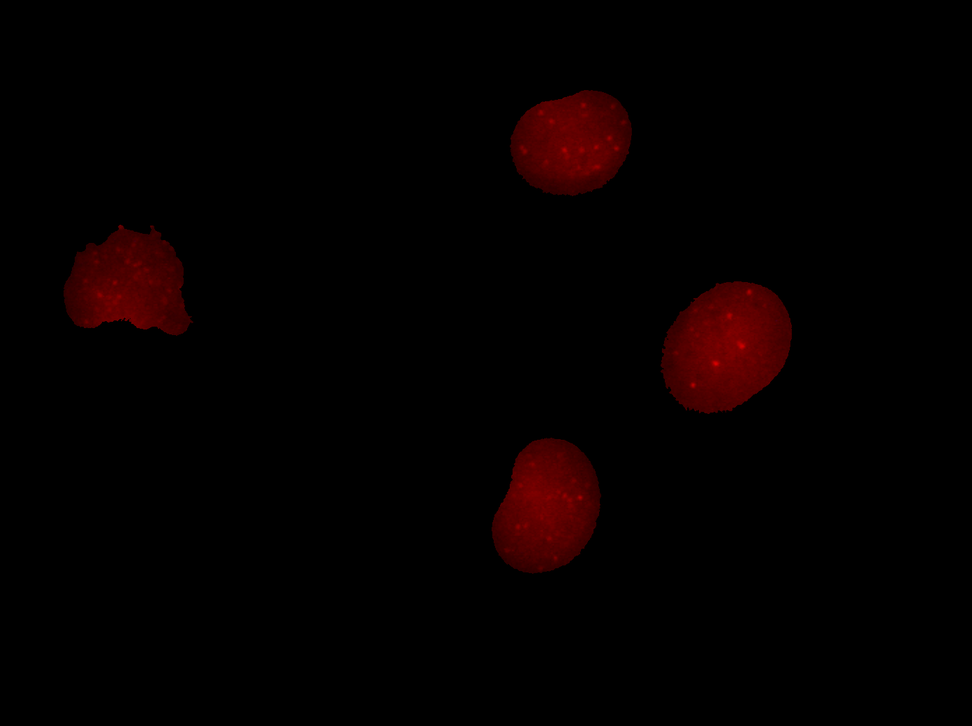
#> input picture output/masks/Li_masked.png, 972 x 726 px, shrunk from 1392 x 1040 before the run
$ jupyter execute --allow-errors foci_detection.ipynb
#> lines starting #> are read from the running program, lines starting #| are printed output that depends on the picture; after the words box and inside, x2 and y2 are one past the last pixel; in counts of white or black regions, pixels touching at a corner belong together
[cell 1]
import numpy as np
import matplotlib.pyplot as plt
import pd
from PIL import Image

img_path = "output/masks/Li_masked.png"
img = Image.open(img_path).convert("RGB") #Force image into 3 channels (should already be the case)
#> img is the input picture: PIL image 972x726 RGB; mean R, G, B 5, 0, 0
img_np = np.array(img)

# Color image
plt.figure(figsize=(6,6))
plt.imshow(img_np)
plt.title("Original Red")
plt.axis('off')

mode = img.mode
print(mode)
#| RGB

# Convert to grayscale
gray = np.array(img.convert("L"))

# Plot true gray and red channel extraction side by side
plt.figure(figsize=(12,6))

#This creates an image that reflects how much red is in the
#original image (may look gray, but represents pure red data).
red_channel = img_np[:, :, 0] # is the numerical intensity map of the red channel

plt.subplot(1,2,1)
plt.imshow(red_channel, cmap='gray')
plt.title("Red Channel Extraction")
plt.axis('off')

# Grayscale image
plt.subplot(1,2,2)
plt.imshow(gray, cmap='gray')
plt.title("Grayscale")
plt.axis('off')

plt.show()
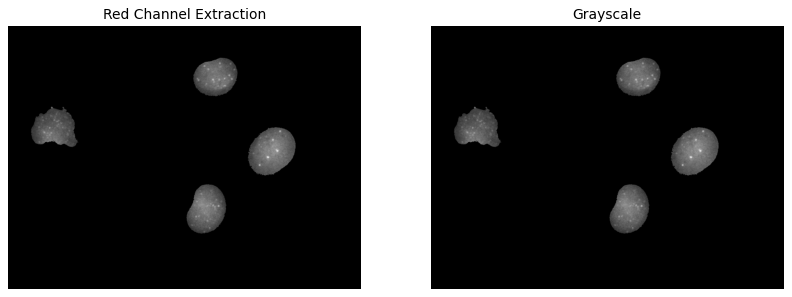
#> figure drawn by matplotlib, 2 panels

On top is the original image and in the second row we see the red channel extraction in comparison to the grayscale.
The next step is to compare the intensities of the images. Later we will run the foci detection algorithm on both versions to see if the varying intensities has influence on the detection accuracy.

[cell 2]
import matplotlib.pyplot as plt

red_nonzero = red_channel[red_channel > 0]
gray_nonzero = gray[gray > 0]

#Plotting the normalized intensity histogram
plt.figure(figsize=(12, 6))

plt.subplot(1, 2, 1)
#density=True to normalize the Y-axis
plt.hist(red_nonzero, bins=256, color='grey', density=True)
plt.title("Red Channel Probability Distribution (non-zero pixels)")
plt.xlabel("Red Intensity")
plt.ylabel("Probability Density")
plt.xlim(0, 255)

plt.subplot(1, 2, 2)
plt.hist(gray_nonzero, bins=256, color='gray', density=True)
plt.title("Grayscale Probability Distribution (non-zero pixels only)")
plt.xlabel("Pixel Intensity")
plt.ylabel("Probability Density")
plt.xlim(0, 255)

plt.tight_layout()
plt.show()
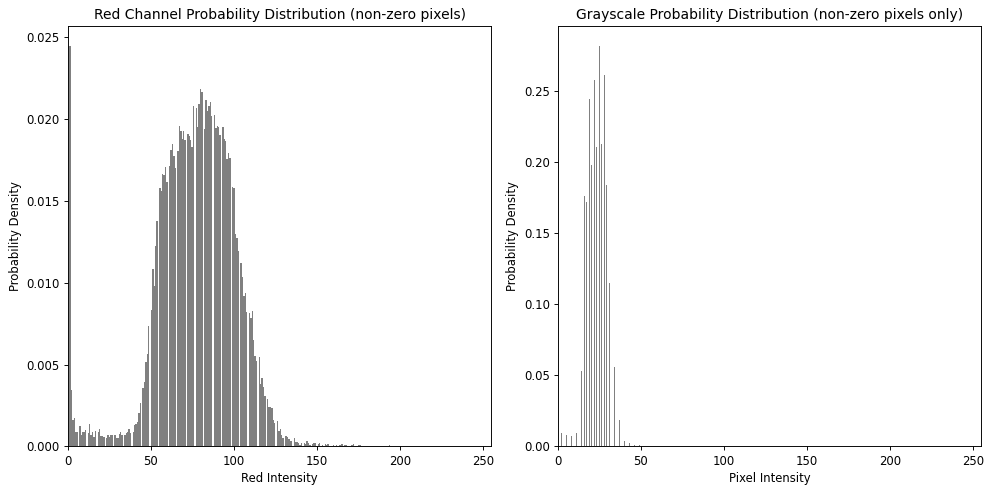
#> figure drawn by matplotlib, 2 panels; panel 1: tallest bar 0.0244 high, from x = 1 to 1.84; panel 2: tallest bar 0.281 high, from x = 25 to 25.25

The difference in the Y-axis labels reflects the different data sources and data processing that created the two histograms:
__Red Channel Extraction Intensity (plt.hist(red_nonzero, ...)):__
- This histogram is plotting the raw numerical values extracted directly from one specific color channel (Red).
The values represent the intensity of the Red light only, often referred to simply as Red Intensity.

__Grayscale Pixel Intensity (plt.hist(gray_nonzero, ...)):__
- The data for this histogram was created by calling img.convert("L"). This is a process that mathematically combines the Red, Green, and Blue channels to determine the overall perceived brightness or Luminance of each pixel.

## Count Cells in Image and annotate

[cell 3]
import cv2
from skimage import io, measure


intensity_image = red_channel
#intensity_image = gray


'''if image.ndim == 3:
    intensity_image = image[:, :, 0] # Red channel
else:
    intensity_image = image'''

# 2. Find Cells (Segmentation)
cell_mask = intensity_image > 0
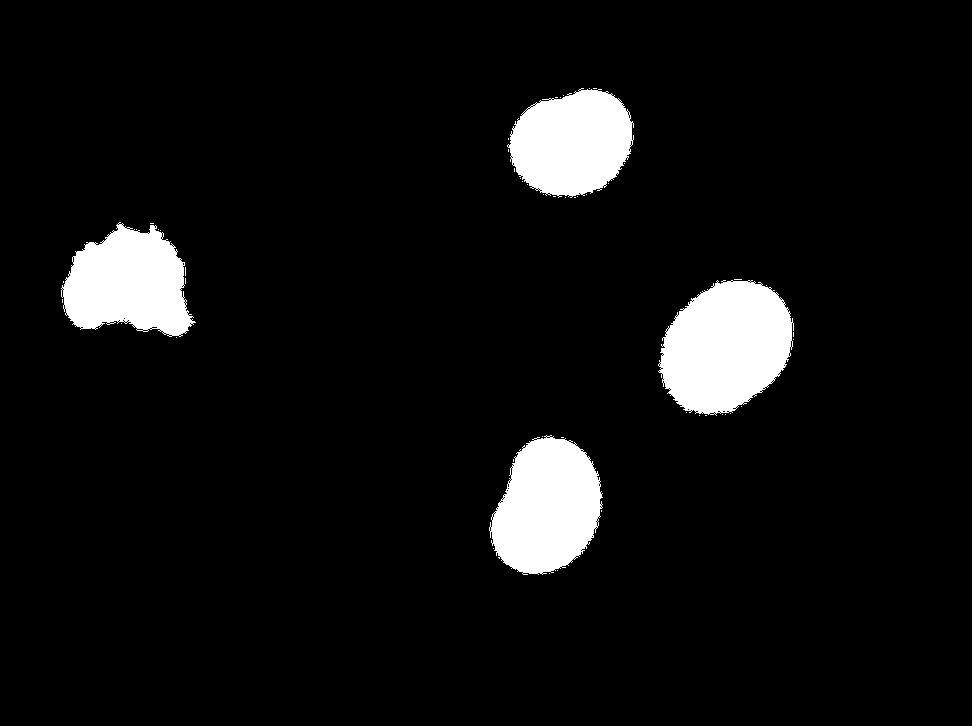
#> cell_mask: shape (726, 972) bool; 6.5% white; 51 white regions (47 under 20 px)
labeled_cells = measure.label(cell_mask)
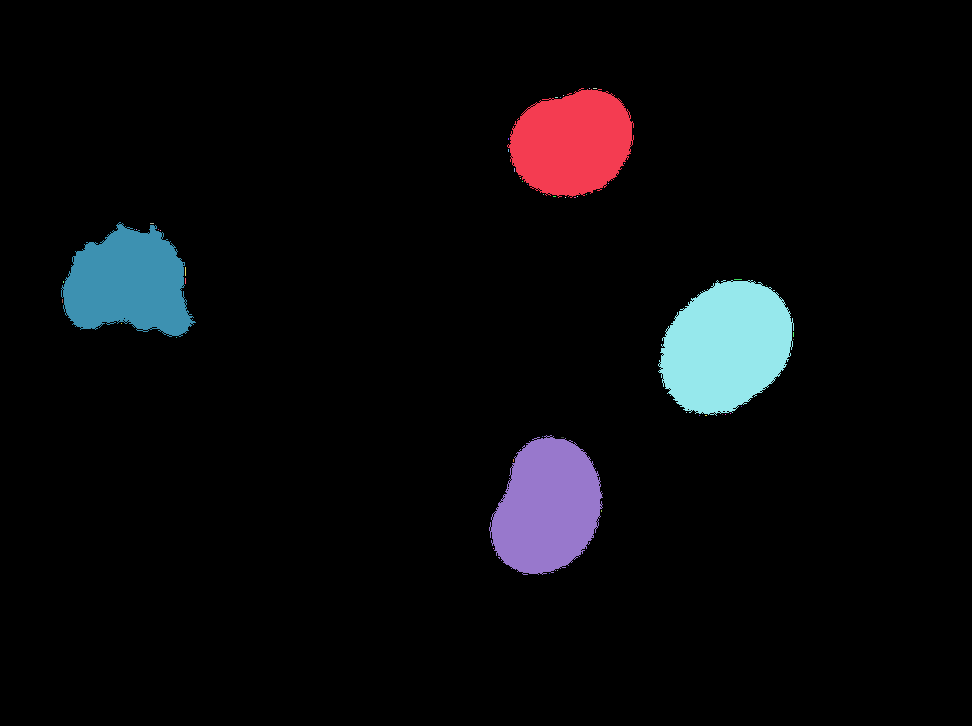
#> labeled_cells: shape (726, 972) int32; 52 distinct labels, from 0 to 51; one colour per label, 0 black
regions = measure.regionprops(labeled_cells)
#> regions = 51 regions; largest, box (x1, y1, x2, y2) and area: (658, 280, 794, 416) 13456, (489, 435, 603, 575) 11436, (61, 222, 196, 337) 10526, (507, 88, 634, 198) 10253, (185, 267, 186, 276) 9

print(f"Found {len(regions)} cells.")
#| Found 51 cells.

# Preparation for Annotation
# Convert the single-channel intensity image to a 3-channel image for drawing to allow colored annotation
output_image = cv2.cvtColor(intensity_image, cv2.COLOR_GRAY2BGR)

#Annotation Loop
for i, region in enumerate(regions):
    # Skip tiny noise
    if region.area < 50:
        continue

    # 1. Get coordinates of the cell
    minr, minc, maxr, maxc = region.bbox

    # Draw Bounding Box
    # The order is (column, row) for the top-left and bottom-right corners
    cv2.rectangle(output_image, (minc, minr), (maxc, maxr), (0, 255, 0), 1)

    # Add Label (Cell ID - White)
    label_text = str(region.label)
    # Label is placed slightly inside the top-left corner
    cv2.putText(output_image, label_text, (minc + 5, minr + 20),
                cv2.FONT_HERSHEY_SIMPLEX, 0.6, (255, 255, 255), 2)
#> this loop made 51 passes
#> (minr, minc, maxr, maxc, label_text) on passes 1, 21, 29, 44: (88, 507, 198, 634, '1'), (222, 61, 337, 196, '21'), (280, 658, 416, 794, '29'), (435, 489, 575, 603, '44')
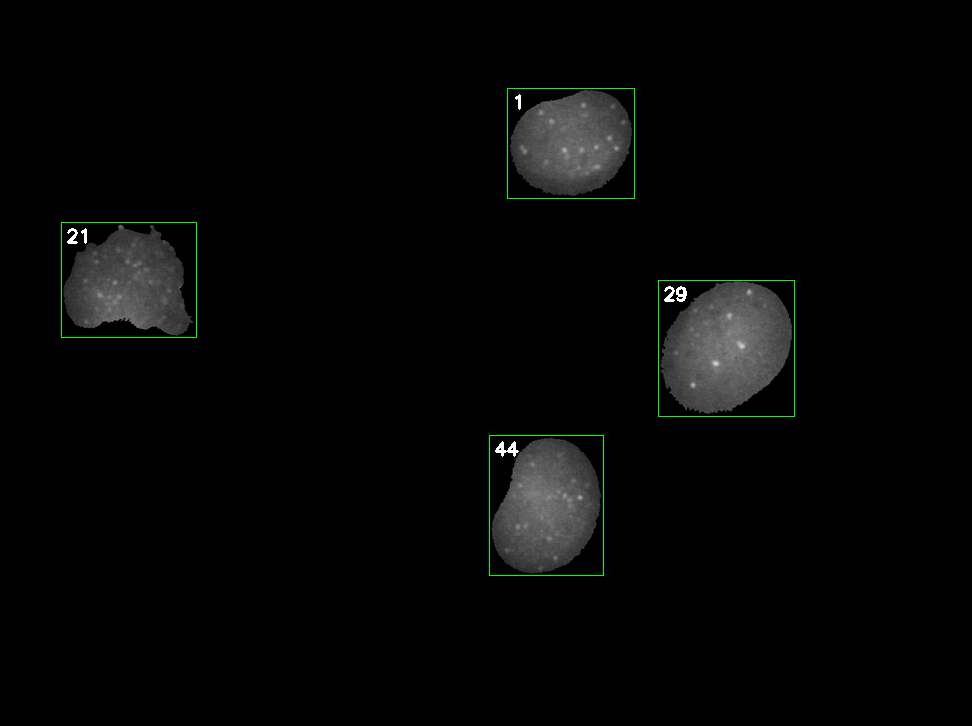
#> output_image: shape (726, 972, 3); mean B, G, R 5.2, 6, 5.2

#Display Result
plt.figure(figsize=(8, 8))
# OpenCV uses BGR internally, so we convert it to RGB for Matplotlib
plt.imshow(cv2.cvtColor(output_image, cv2.COLOR_BGR2RGB))
plt.title(f"Detected Cells with Bounding Boxes")
plt.axis("off")
plt.show()

[cell 4]
import numpy as np
import cv2
from skimage import io, measure, feature # Added feature for peak detection
import matplotlib.pyplot as plt


# 2. Find Cells (Segmentation)
cell_mask = intensity_image > 0
labeled_cells = measure.label(cell_mask)
regions = measure.regionprops(labeled_cells, intensity_image=intensity_image) # Pass intensity_image for region properties

print(f"Found {len(regions)} cells.")
#| Found 51 cells.

# --- Preparation for Annotation & Dataframe ---
output_image = cv2.cvtColor(intensity_image, cv2.COLOR_GRAY2BGR)
foci_records = []
peak_id_counter = 1

# --- Annotation and Foci Detection Loop ---
#> (the rest of this cell did not finish here and is left out)

[cell 5]
import numpy as np
import cv2
import pandas as pd
from skimage import io, measure, feature
import matplotlib.pyplot as plt
from skimage.draw import disk

#Find Cells
cell_mask = intensity_image > 0
labeled_cells = measure.label(cell_mask)
regions = measure.regionprops(labeled_cells, intensity_image=intensity_image)

output_image = cv2.cvtColor(intensity_image, cv2.COLOR_GRAY2BGR)
foci_records = []
peak_id_counter = 1

#Annotation and Foci Detection Loop
for region in regions:
    #Skip tiny noise
    if region.area < 50:
        continue

    #Get cell bounding box (row min/max, col min/max)
    minr, minc, maxr, maxc = region.bbox

    #Draw Cell Bounding Box (Green)
    cv2.rectangle(output_image, (minc, minr), (maxc, maxr), (0, 255, 0), 1)

    #Add Cell Label
    cv2.putText(output_image, str(region.label), (minc + 5, minr + 20),
                cv2.FONT_HERSHEY_SIMPLEX, 0.6, (255, 255, 255), 2)

    #Extract the local intensity data for the current cell region
    cropped_intensity = intensity_image[minr:maxr, minc:maxc]

    #Blob Detection --- Laplacian of Gaussian
    #Find bright blobs and estimate their size (sigma)
    #The returned array is [row, column, sigma]
    blobs_log = feature.blob_log(
        cropped_intensity,
        min_sigma=2,    #Smallest expected focus size (size in pixels)
        max_sigma=5,   #Largest expected focus size
        num_sigma=10,
        threshold=0.05   #Lower threshold detects fainter foci; between 0 and 1
    )

    #Convert sigma to radius (radius = sigma * sqrt(2))
    blobs_log[:, 2] = blobs_log[:, 2] * np.sqrt(2)

    #Annotate and Record Foci
    for local_r, local_c, radius in blobs_log:
        local_r, local_c = int(local_r), int(local_c)

        # Convert local coordinates back to global image coordinates
        global_r = minr + local_r
        global_c = minc + local_c

        # Check if the blob center is actually inside the segmented cell mask
        if labeled_cells[global_r, global_c] != region.label:
            continue

        #Annotation: Center
        cv2.circle(output_image, (global_c, global_r), 1, (0, 255, 0), -1)

        #Annotation: estimated radius
        cv2.circle(output_image, (global_c, global_r), int(radius), (0, 255, 0), 1)

        #Use the calculated radius to define the focus area
        focus_radius = int(round(radius))

        #Create coordinates for the focus disk centered at (global_r, global_c)
        rr, cc = disk((global_r, global_c), focus_radius, shape=intensity_image.shape)

        #Extract the intensities from the image that fall within the disk coordinates
        focus_intensities = intensity_image[rr, cc]

        #Calculate the mean intensity over the focus area
        intensity_mean = np.mean(focus_intensities)

        #Data Collection
        foci_records.append({
            "cell_id": region.label,
            "peak_id": peak_id_counter,
            "global_x": global_c,
            "global_y": global_r,
            "intensity_mean": round(intensity_mean, 2),
            "intensity_peak": intensity_image[global_r, global_c],
            "foci_radius_pixels": round(radius, 2),
            "foci_area_approx": round(np.pi * (radius**2), 2),
            "cell_area": round(region.area),
            "image_id":""  #Empty for now; wo only analyze one image ToDo: find way to extract name from folder for each image
        })
        peak_id_counter += 1
#> this loop made 51 passes
#> (minr, minc, maxr, maxc) on passes 1, 21, 29, 44: (88, 507, 198, 634), (222, 61, 337, 196), (280, 658, 416, 794), (435, 489, 575, 603)
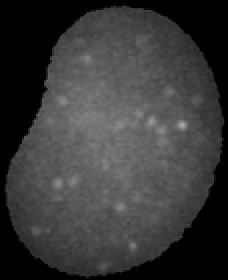
#> cropped_intensity: shape (140, 114) (shown 2 times larger); min 0, max 171, mean 56.2
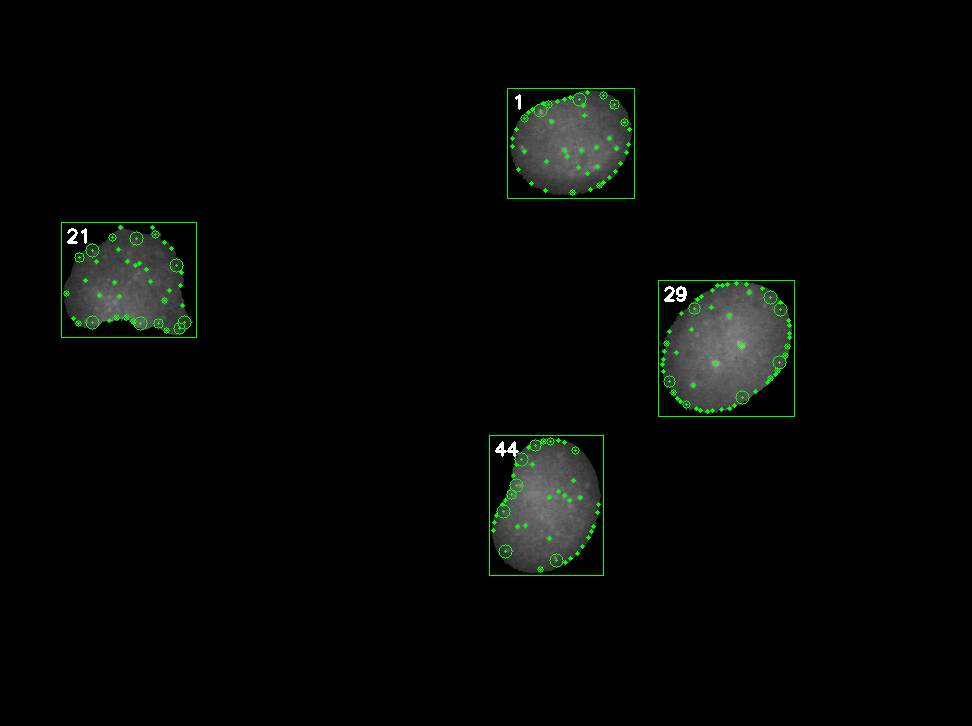
#> output_image: shape (726, 972, 3); mean B, G, R 4.9, 6.8, 4.9
#> after the loop, foci_records = 176 items; peak_id_counter = 177

#Convert Records to DataFrame
df = pd.DataFrame(foci_records)
#> df = table of 176 rows and 10 columns
csv_path = "output/cell_foci_log_analysis.csv"
df.to_csv(csv_path, index=False)

print(f"Total Cells: {len(regions)}")
#| Total Cells: 51
print(f"Total Foci: {len(foci_records)}")
#| Total Foci: 176
print(df.head(2))
#> (printed output is left out)

plt.figure(figsize=(8, 8))
plt.imshow(cv2.cvtColor(output_image, cv2.COLOR_BGR2RGB))
plt.title(f"Detected Cells and Blobs")
plt.axis("off")
plt.show()

[cell 6]
import numpy as np
import matplotlib.pyplot as plt
from skimage import io, measure, feature, color

def analyze_cells_relative_threshold(image_path, relative_threshold, min_distance, max_cells=10):

    # --- 1. Load & Prepare Images ---
    # Load original
#> called with image_path = 'output/masks/Li_masked.png', relative_threshold = 0.55, min_distance = 12, max_cells = 10
    image = io.imread(image_path)

    # Handle RGB vs Grayscale
    if image.ndim == 2:
        img_rgb = color.gray2rgb(image)
        img_red = image
    elif image.shape[2] == 4: # RGBA
        img_rgb = image[:, :, :3]
        img_red = image[:, :, 0]
    else: # RGB
        img_rgb = image
        img_red = image[:, :, 0]

    # Pre-calculate Grayscale for comparison
    img_gray = color.rgb2gray(img_rgb)
    # Scale grayscale to 0-255 if needed for fair histogram comparison
    if img_gray.max() <= 1.0 and img_red.max() > 1.0:
        img_gray = img_gray * 255

    # --- 2. Find Cells ---
    # Threshold > 0 to find cell shapes
    cell_mask = img_red > 0
    labeled_cells = measure.label(cell_mask)
    regions = measure.regionprops(labeled_cells, intensity_image=img_red)

    print(f"Found {len(regions)} cells. Showing first {max_cells}...")
#> (printed output is left out)

    # --- 3. Process Individual Cells ---
    for i, region in enumerate(regions):
        if i >= max_cells:
            break

        if region.area < 50: # Skip noise
            continue

        # --- A. Extract Data for THIS Cell ---
        minr, minc, maxr, maxc = region.bbox

        # Crop 1: Red Channel (The Signal)
        crop_red = img_red[minr:maxr, minc:maxc].copy()
        crop_red[~region.image] = 0 # Zero out background

        # Crop 2: Grayscale (The Comparison)
        crop_gray = img_gray[minr:maxr, minc:maxc].copy()
        crop_gray[~region.image] = 0

        # --- B. Find Peaks (Relative Threshold) ---
        # 1. Find max intensity in THIS cell
        cell_max = crop_red.max()

        # 2. Calculate the specific cutoff for THIS cell
        abs_threshold = cell_max * relative_threshold

        if abs_threshold <= 0:
            continue

        # 3. Detect
        local_peaks = feature.peak_local_max(
            crop_red,
            min_distance=min_distance,
            threshold_abs=abs_threshold, # We calculated this dynamically above
            exclude_border=False
        )

        # --- C. Visualization ---
        fig, ax = plt.subplots(1, 3, figsize=(18, 5))

        # Plot 1: The Cell with Peaks
        ax[0].imshow(crop_red, cmap='gray')
        ax[0].set_title(f"Cell #{i+1} (Max: {cell_max})")
        # Plot peaks
        ax[0].plot(local_peaks[:, 1], local_peaks[:, 0], 'rx', markersize=8, markeredgewidth=2)

        # Plot 2: Red Histogram
        ax[1].hist(crop_red[region.image], bins=50, color='red', alpha=0.7)
        ax[1].axvline(abs_threshold, color='blue', linestyle='--', linewidth=2, label=f'Thresh ({relative_threshold*100:.0f}%)')
        ax[1].set_title("Red Channel Histogram")
        ax[1].legend()

        # Plot 3: Grayscale Histogram
        ax[2].hist(crop_gray[region.image], bins=50, color='gray', alpha=0.7)
        ax[2].set_title("Grayscale Histogram")

        plt.tight_layout()
        plt.show()
#> this loop made 11 passes
#> (minr, minc, maxr, maxc, cell_max, abs_threshold) on pass 1: (88, 507, 198, 634, 175, 96.25)
#> pass 1, in analyze_cells_relative_threshold, `crop_gray = img_gray[minr:maxr, minc:maxc].copy()`:
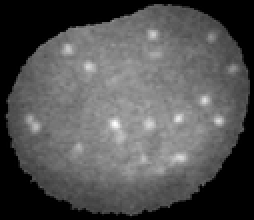
#> crop_gray: shape (110, 127) float64 (shown 2 times larger); min 0, max 37.19, mean 12; drawn with min black and max white
#> (the rest of the program and of its run is left out)
